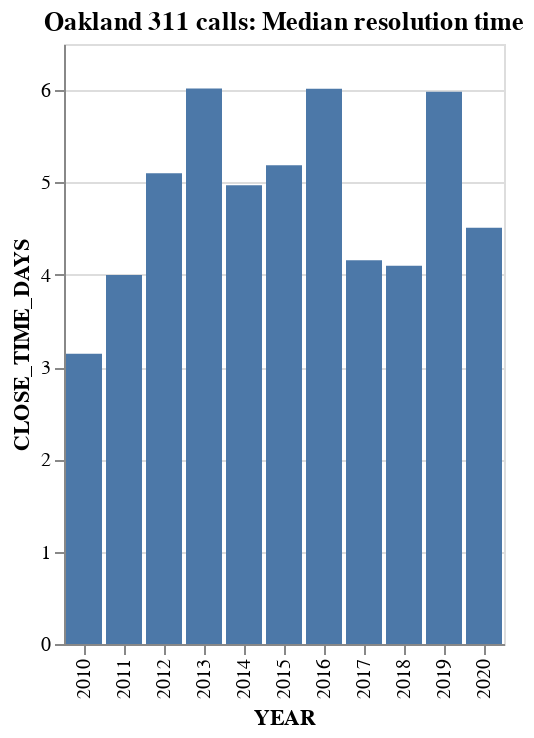

Notebook source saved alongside this figure:
### Markdown cell above
Visualize the table.

### Code cell
alt.Chart(median_close_time[['YEAR', 'CLOSE_TIME_DAYS']]).mark_bar().encode(
    
    x = 'YEAR:O',
    y = 'CLOSE_TIME_DAYS',
    
).properties(
    
    title = 'Oakland 311 calls: Median resolution time'
    
)

### Figure 1 — Vega-Lite specification as saved in the notebook (floating-point values rounded to 4 significant figures)
{"config": {"view": {"continuousWidth": 400, "continuousHeight": 300}}, "data": {"name": "data-45e2862b4d53ff875ba140094e83c648"}, "mark": "bar", "encoding": {"x": {"type": "ordinal", "field": "YEAR"}, "y": {"type": "quantitative", "field": "CLOSE_TIME_DAYS"}}, "title": "Oakland 311 calls: Median resolution time", "$schema": "https://vega.github.io/schema/vega-lite/v4.8.1.json", "datasets": {"data-45e2862b4d53ff875ba140094e83c648": [{"YEAR": 2010, "CLOSE_TIME_DAYS": 3.144}, {"YEAR": 2011, "CLOSE_TIME_DAYS": 3.998}, {"YEAR": 2012, "CLOSE_TIME_DAYS": 5.099}, {"YEAR": 2013, "CLOSE_TIME_DAYS": 6.019}, {"YEAR": 2014, "CLOSE_TIME_DAYS": 4.97}, {"YEAR": 2015, "CLOSE_TIME_DAYS": 5.187}, {"YEAR": 2016, "CLOSE_TIME_DAYS": 6.016}, {"YEAR": 2017, "CLOSE_TIME_DAYS": 4.156}, {"YEAR": 2018, "CLOSE_TIME_DAYS": 4.099}, {"YEAR": 2019, "CLOSE_TIME_DAYS": 5.981}, {"YEAR": 2020, "CLOSE_TIME_DAYS": 4.51}]}}
